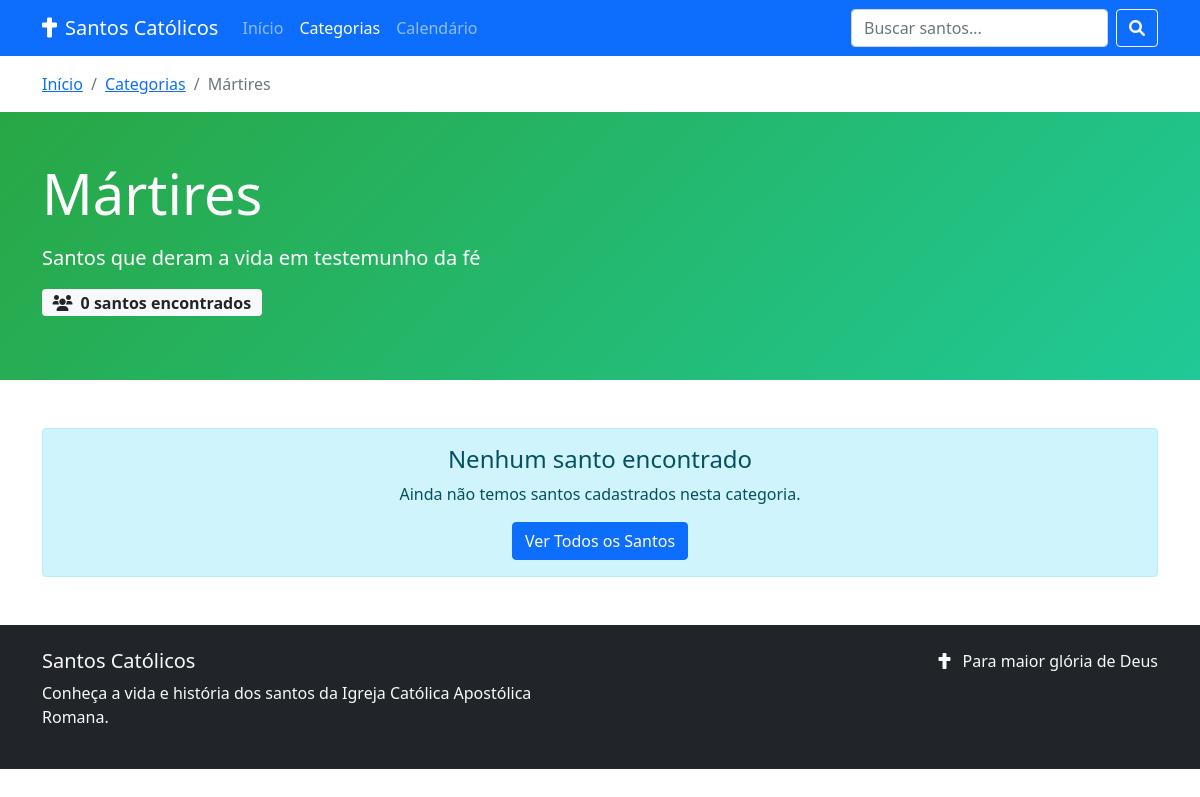
The app's page /categoria.php?slug=martires with its own data.
### tables this page shows
CREATE TABLE IF NOT EXISTS categorias (
    id INT AUTO_INCREMENT PRIMARY KEY,
    nome VARCHAR(255) NOT NULL,
    slug VARCHAR(255) NOT NULL UNIQUE,
    descricao TEXT,
    status ENUM('ativo', 'inativo') DEFAULT 'ativo',
    created_at TIMESTAMP DEFAULT CURRENT_TIMESTAMP,
    updated_at TIMESTAMP DEFAULT CURRENT_TIMESTAMP ON UPDATE CURRENT_TIMESTAMP
);

### classes/Categoria.php (called while the page is built, shortened)
<?php
class Categoria {
    private $conn;
    private $table_name = "categorias";
    public function __construct($db) {
        $this->conn = $db;
    }
    public function buscarPorSlug($slug) {
        try {
            $query = "SELECT * FROM " . $this->table_name . " WHERE slug = :slug AND status = 'ativo'";
            $stmt = $this->conn->prepare($query);
            $stmt->bindParam(':slug', $slug, PDO::PARAM_STR);
            $stmt->execute();
            return $stmt->fetch();
        } catch(PDOException $e) {
            error_log("Erro ao buscar categoria por slug: " . $e->getMessage());
            return false;
        }
    }
}
?>

### classes/Santo.php (called while the page is built, shortened)
<?php
class Santo {
    private $conn;
    private $table_name = "santos";
    public function contarSantosPorCategoria($categoria_slug) {
    try {
        $query = "SELECT COUNT(DISTINCT s.id) as total
                  FROM " . $this->table_name . " s
                  JOIN santo_categoria sc ON s.id = sc.santo_id
                  JOIN categorias c ON sc.categoria_id = c.id
                  WHERE c.slug = :categoria_slug AND s.status = 'ativo'";
        $stmt = $this->conn->prepare($query);
        $stmt->bindParam(':categoria_slug', $categoria_slug, PDO::PARAM_STR);
        $stmt->execute();
        $row = $stmt->fetch();
        return (int)$row['total'];
    } catch(PDOException $e) {
        error_log("Erro ao contar santos por categoria: " . $e->getMessage());
        return 0;
    }
}
    public function __construct($db) {
        $this->conn = $db;
    }
}
?>

### categoria.php (the view, shortened to what this page needs)
<?php
$database = new Database();
$db = $database->getConnection();
$santoObj = new Santo($db);
$categoriaObj = new Categoria($db);
$slug = $_GET['slug'];
$categoria = $categoriaObj->buscarPorSlug($slug);
$pagina = isset($_GET['pagina']) ? max(1, intval($_GET['pagina'])) : 1;
$por_pagina = 12;
$offset = ($pagina - 1) * $por_pagina;
$santos = $santoObj->buscarPorCategoria($slug, $por_pagina, $offset);
$total_santos = $santoObj->contarSantosPorCategoria($slug);
?>
<!DOCTYPE html>
<html lang="pt-BR">
<head>
    <link href="https://cdnjs.cloudflare.com/ajax/libs/bootstrap/5.1.3/css/bootstrap.min.css" rel="stylesheet">
    <link href="https://cdnjs.cloudflare.com/ajax/libs/font-awesome/6.0.0/css/all.min.css" rel="stylesheet">
</head>
<body>
    <nav class="navbar navbar-expand-lg navbar-dark bg-primary">
        <div class="container">
            <a class="navbar-brand" href="index.php">
                <i class="fas fa-cross me-2"></i>Santos Católicos
            </a>
            <div class="collapse navbar-collapse" id="navbarNav">
                <ul class="navbar-nav me-auto">
                    <li class="nav-item">
                        <a class="nav-link" href="index.php">Início</a>
                    </li>
                    <li class="nav-item">
                        <a class="nav-link active" href="categorias.php">Categorias</a>
                    </li>
                    <li class="nav-item">
                        <a class="nav-link" href="calendario.php">Calendário</a>
                    </li>
                </ul>
                <form class="d-flex" method="GET" action="index.php">
                    <input class="form-control me-2" type="search" name="busca" placeholder="Buscar santos...">
                    <button class="btn btn-outline-light" type="submit">
                        <i class="fas fa-search"></i>
                    </button>
                </form>
            </div>
        </div>
    </nav>
    <div class="container mt-3">
        <nav aria-label="breadcrumb">
            <ol class="breadcrumb">
                <li class="breadcrumb-item"><a href="index.php">Início</a></li>
                <li class="breadcrumb-item"><a href="categorias.php">Categorias</a></li>
                <li class="breadcrumb-item active" aria-current="page"><?= htmlspecialchars($categoria['nome']) ?></li>
            </ol>
        </nav>
    </div>
    <section class="category-header">
        <div class="container">
            <div class="row align-items-center">
                <div class="col-lg-8">
                    <h1 class="display-4 mb-3"><?= htmlspecialchars($categoria['nome']) ?></h1>
                    <?php if ($categoria['descricao']): ?>
                    <p class="lead"><?= htmlspecialchars($categoria['descricao']) ?></p>
                    <?php endif; ?>
                    <div class="mb-3">
                        <span class="badge bg-light text-dark fs-6">
                            <i class="fas fa-users me-1"></i>
                            <?= $total_santos ?> santos encontrados
                        </span>
                    </div>
                </div>
            </div>
        </div>
    </section>
    <div class="container my-5">
        <?php if (empty($santos)): ?>
        <div class="alert alert-info text-center">
            <h4>Nenhum santo encontrado</h4>
            <p>Ainda não temos santos cadastrados nesta categoria.</p>
            <a href="index.php" class="btn btn-primary">Ver Todos os Santos</a>
        </div>
        <?php endif; ?>
    </div>
    <footer class="bg-dark text-light py-4">
        <div class="container">
            <div class="row">
                <div class="col-md-6">
                    <h5>Santos Católicos</h5>
                    <p>Conheça a vida e história dos santos da Igreja Católica Apostólica Romana.</p>
                </div>
                <div class="col-md-6 text-md-end">
                    <p class="mb-0">
                        <i class="fas fa-cross me-2"></i>
                        Para maior glória de Deus
                    </p>
                </div>
            </div>
        </div>
    </footer>
</body>
</html>

### categoria.php (style rules this page uses)
.category-header { background: linear-gradient(135deg, #28a745 0%, #20c997 100%); color: white; padding: 3rem 0; }

### records on screen
categorias: nome "Mártires", descricao "Santos que deram a vida em testemunho da fé"

### other values on screen
$total_santos "0"
